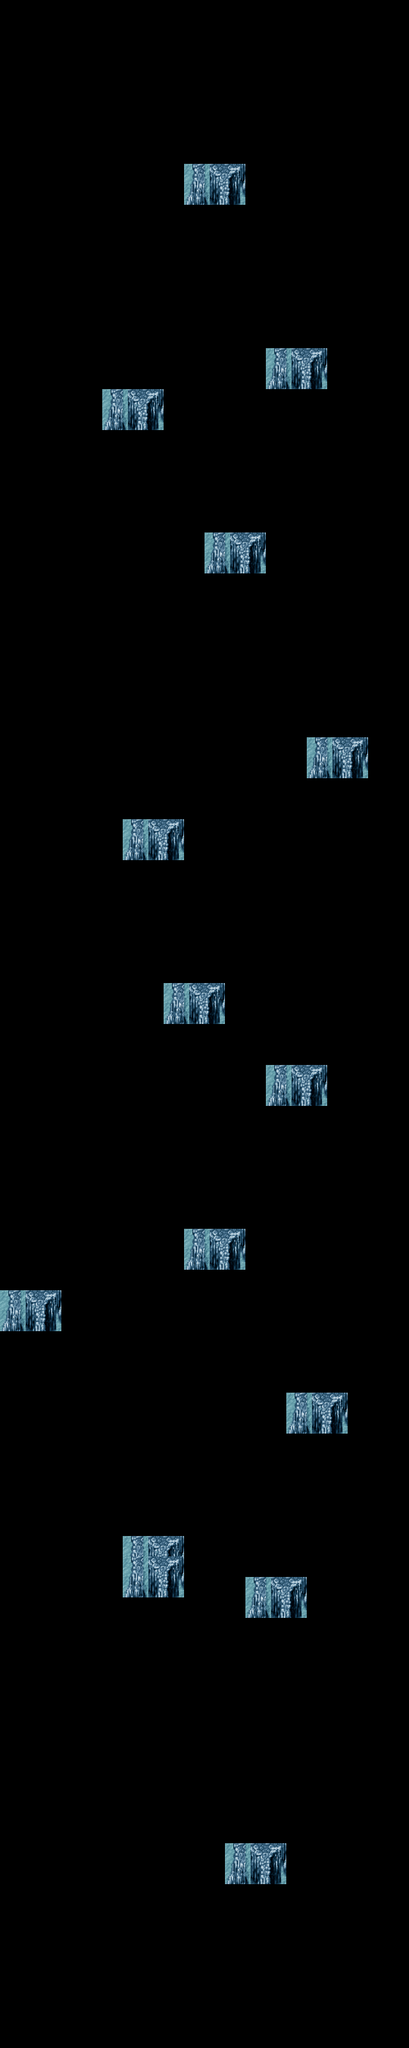

Tiled map render using the project's own tile images. Description and the map definition, with tile-layer contents summarised, below:
An orthogonal 20x100 tile map with 32x32 px tiles, 1 tile layer (Tile Layer 1).

<map version="1.0" orientation="orthogonal" renderorder="right-down" width="20" height="100" tilewidth="32" tileheight="32" nextobjectid="1">
 <tileset firstgid="1" name="mid" tilewidth="64" tileheight="64" tilecount="75" columns="3">
  <image source="../../shapesw.png" width="240" height="1652" />
 </tileset>
 <layer name="Tile Layer 1" width="20" height="100">
  <data>[2000 cells, 30 non-empty, 2 distinct tile ids]</data>
 </layer>
</map>
